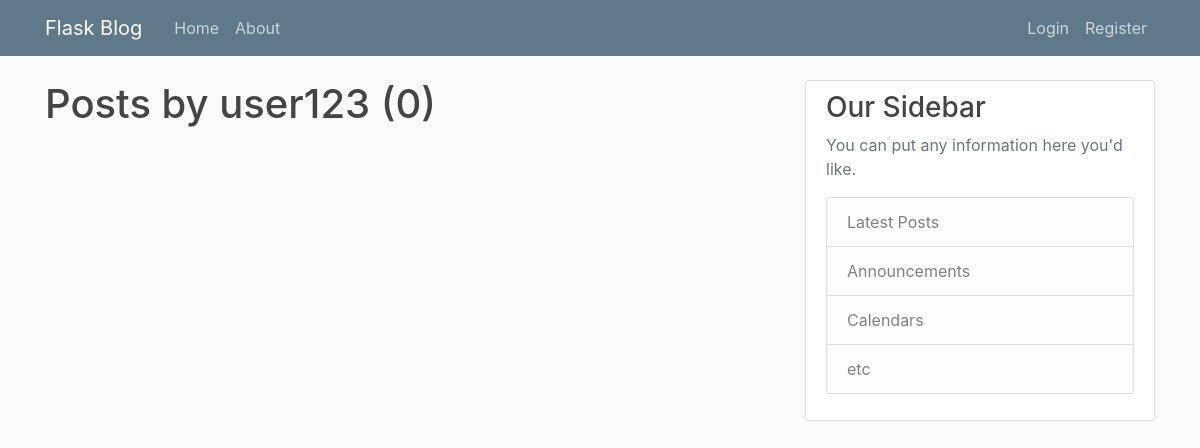
Page /user/user123 on the earlier database version.
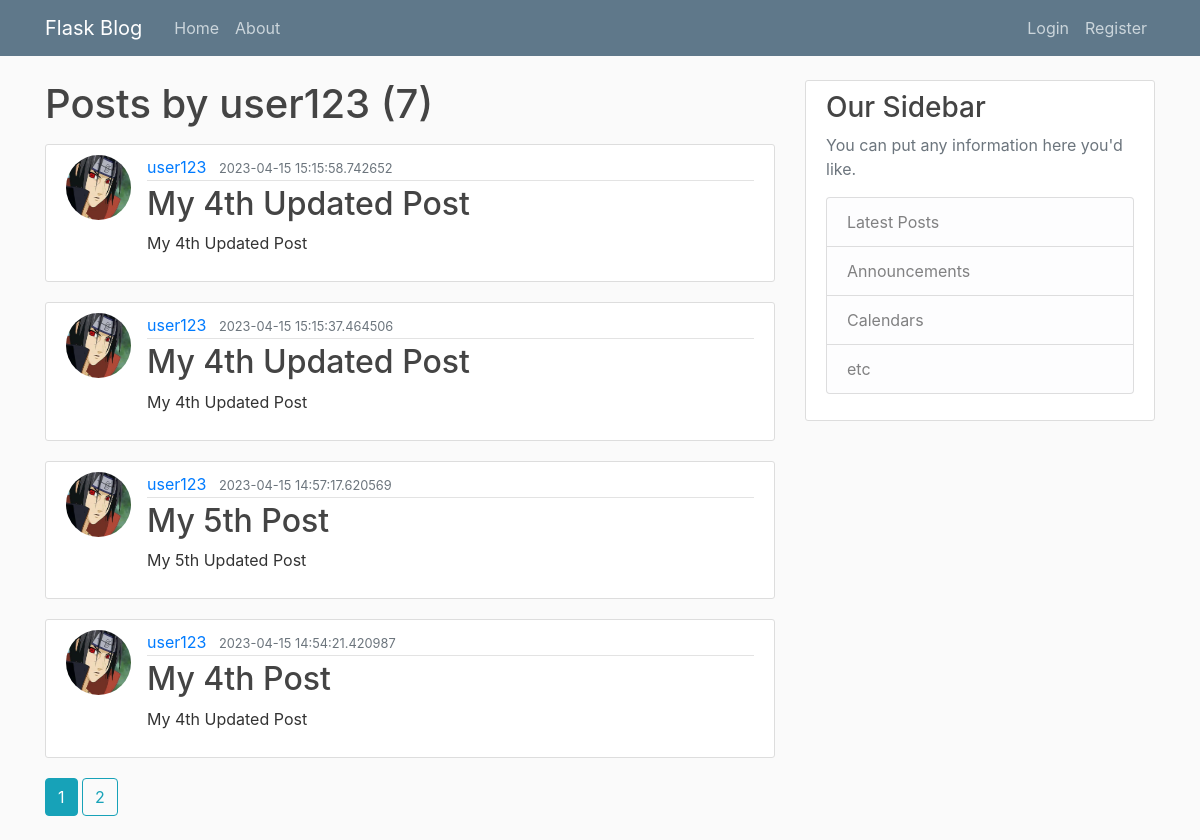
Same page on the later database version.
### flaskblog/models.py (models this page shows, shortened)
class Post(db.Model):
    id = db.Column(db.Integer, primary_key=True)
    title = db.Column(db.String(100), nullable=False)
    date_posted = db.Column(db.DateTime(), nullable=False, default=datetime.utcnow)
    content = db.Column(db.Text, nullable=False)
    user_id = db.Column(db.Integer, db.ForeignKey('user.id'), nullable=False)

class User(db.Model, UserMixin):
    id = db.Column(db.Integer, primary_key=True)
    username = db.Column(db.String(20), unique=True, nullable=False)
    email = db.Column(db.String(120), unique=True, nullable=False)
    image_file = db.Column(db.String(20), nullable=False, default='default.jpg')
    password = db.Column(db.String(60), nullable=False)
    posts = db.relationship('Post', backref='author', lazy=True)

### flaskblog/routes.py (the view)
@app.route("/user/<string:username>")
def user_posts(username):
    page = request.args.get('page', 1, type=int)
    user = User.query.filter_by(username=username).first_or_404()
    posts = Post.query.filter_by(author=user)\
        .order_by(Post.date_posted.desc())\
        .paginate(page=page, per_page=4)
    return render_template('user_posts.html', posts=posts, user=user)

### flaskblog/templates/user_posts.html
{% extends "layout.html" %}
{% block content %}
    <h1 class="mb-3">Posts by {{ user.username }} ({{ posts.total }})</h1>
    {% for post in posts.items %}
        <article class="media content-section">
            <img class='rounded-circle article-img' src="{{ url_for('static', filename='profile_pics/' + post.author.image_file) }}">
            <div class="media-body">
                <div class="article-metadata">
                    <a class="mr-2" href="{{ url_for('user_posts', username=post.author.username) }}">{{ post.author.username }}</a>
                    <small class="text-muted">{{ post.date_posted }}</small>
                </div>
                <h2><a class="article-title" href="{{ url_for('post', post_id=post.id)  }}">{{ post.title }}</a></h2>
                <p class="article-content">{{ post.content }}</p>
            </div>
        </article>
    {% endfor %}
    {% for page_num in posts.iter_pages(left_edge=1, right_edge=1, left_current=1, right_current=1) %}
        {% if page_num %}
            {% if posts.page==page_num %}
                <a class="btn btn-info mb-4" href="{{ url_for('user_posts', username=user.username, page=page_num) }}">{{ page_num }}</a>
            {% else %}
                <a class="btn btn-outline-info mb-4" href="{{ url_for('user_posts', username=user.username, page=page_num) }}">{{ page_num }}</a>
            {% endif %}
        {% else %}
        .....
        {% endif %}
        {% endfor %}
{% endblock content %}

Differences in the rows shown:
added Post: image_file (picture), author.username "user123", date_posted "2023-04-15 15:15:58.742652", title "My 4th Updated Post", content "My 4th Updated Post"
added Post: image_file (picture), author.username "user123", date_posted "2023-04-15 15:15:37.464506", title "My 4th Updated Post", content "My 4th Updated Post"
added Post: image_file (picture), author.username "user123", date_posted "2023-04-15 14:57:17.620569", title "My 5th Post", content "My 5th Updated Post"
added Post: image_file (picture), author.username "user123", date_posted "2023-04-15 14:54:21.420987", title "My 4th Post", content "My 4th Updated Post"
Other differences:
{{ posts.total }}: "0" → "7"
new list line: "1"
new list line: "2"
